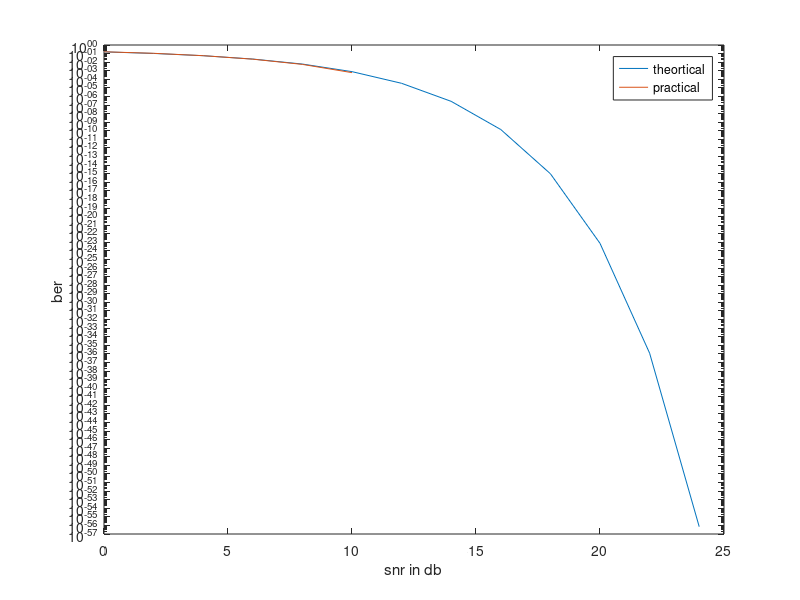

Here is the MATLAB script that generated this plot:
clc;
clear all;
close all;
N=10000;

r = randi([0,1],N,1);

for i=1:N                     %converted to bpsk
    
        if(r(i)==0) 
            r(i) = -1;
        else
             r(i) = 1;
        end
    

end

n = randn(N,1);                 %noise signal


snr_db = 0:2:24;     
kk=1;% snr in db

for k = 1: length(snr_db)
    
snr_linear = 10.^(snr_db(k)/10);           % converted snr to linear
sigma = 1./(snr_linear).^(1/2);                % find sigma

y = r+ sigma.*n;                 % find y = bpsk_signal + sigma*noise


% convert y sequence into bpsk take threshold value = 0
% z is your constructed signal
% y is output signal with noise
for j=1:N
   if(y(j)<0) 
            z(j,1) = -1;
        else
            z(j,1) = 1;
        end

end

% check bit by bit that r and z is same or not

count_error=0;
for jj=1:N
    if(r(jj)~=z(jj))
        count_error=count_error+1;
%     else
%         count_error;
    end
end

% calculate theortical ber  Q((snr_linear)^(1/2)


ber_th(k) = qfunc((snr_linear).^(1/2));
ber_prac(k) = count_error/N;
%k=k+1;
end
%snr_linear1 = 10.^(snr_db/10)  ;

semilogy(snr_db, ber_th);
xlabel("snr in db");
ylabel("ber ");

hold on
semilogy(snr_db, ber_prac);
xlabel("snr in db");
ylabel("ber ");

legend('theortical','practical')